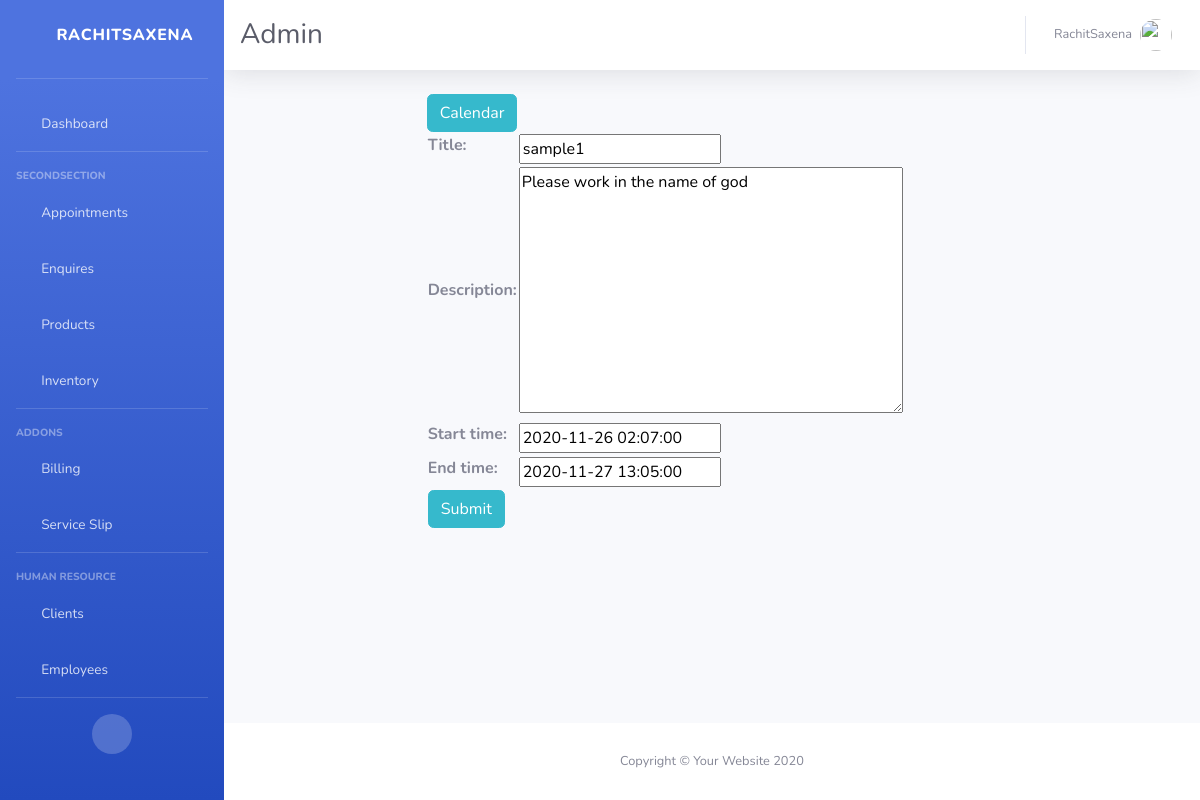
The page /event/edit/1/ on the database its author committed.
### calendarapp/models.py (models this page shows, shortened)
class Event(models.Model):
    user = models.ForeignKey(User, on_delete=models.CASCADE)
    title = models.CharField(max_length=200, unique=True)
    description = models.TextField()
    start_time = models.DateTimeField()
    end_time = models.DateTimeField()
    created_date = models.DateTimeField(auto_now_add=True)

### calendarapp/views.py (the view)
# urls.py: path('event/edit/<int:pk>/', views.EventEdit.as_view(), name='event_edit'),
class EventEdit(generic.UpdateView):
    model = Event
    fields = ['title', 'description', 'start_time', 'end_time']
    template_name = 'basic/calander/event.html'

### basic/templates/basic/calander/event.html (shortened to what this page needs)
{% extends 'basic/base.html' %}
{% block content %}
 <main role="main" class="col-md-9 ml-sm-auto col-lg-10 px-md-4">
<div class="clearfix">
  <a class="btn btn-info left" href="{% url 'calendarapp:calendar' %}"> Calendar </a>
</div>
<form method="post">
  <table class="form form-table">
    {{ form }}
    <tr><td colspan="2"><button type="submit" class="btn btn-info right"> Submit </button></td></tr>
  </table>
</form>
</main>
{% endblock %}

### rows shown on the page
Event: title "sample1", description "Please work in the name of god", start_time "2020-11-26 02:07:00", end_time "2020-11-27 13:05:00"
